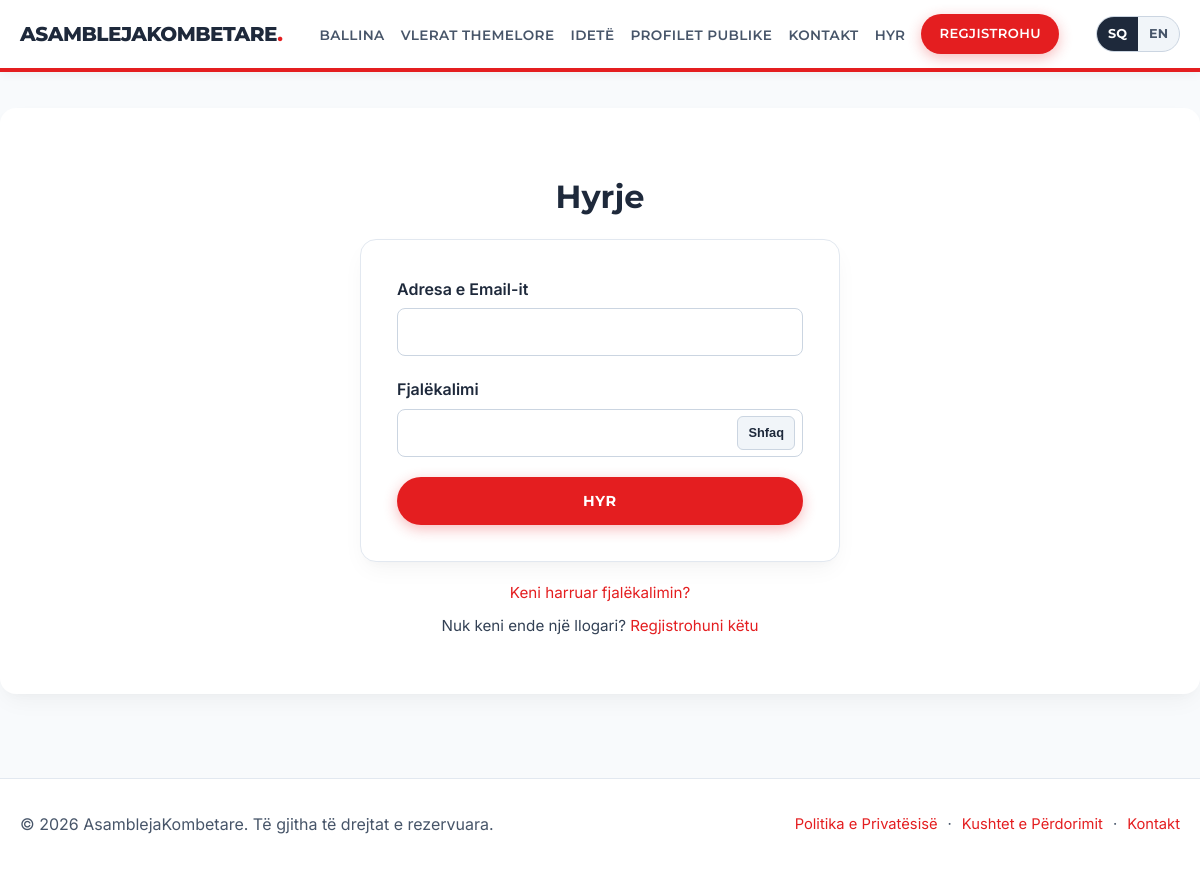
The page /login.php on the database its author committed.
### tables this page shows
CREATE TABLE IF NOT EXISTS `settings` (
  `id` int(11) NOT NULL AUTO_INCREMENT,
  `schema_version` int(11) NOT NULL DEFAULT 2,
  `site_title` varchar(255) NOT NULL DEFAULT 'AsamblejaKombetare',
  `site_description` text,
  `site_description_sq` text,
  `home_banner_text` varchar(255) DEFAULT 'Building Our National Future Together',
  `home_banner_text_sq` varchar(255) DEFAULT 'Ndërtojmë të Ardhmen Tonë Kombëtare Së Bashku',
  `join_us_btn` varchar(255) DEFAULT 'Join Us Now',
  `join_us_btn_sq` varchar(255) DEFAULT 'Bashkohuni Tani',
  `home_core_values_title` varchar(255) DEFAULT 'Our Core Values',
  `home_core_values_title_sq` varchar(255) DEFAULT 'Vlerat Tona Themelore',
  `home_core_values_text` text,
  `home_core_values_text_sq` text,
  `view_values_btn` varchar(255) DEFAULT 'View Core Values',
  `view_values_btn_sq` varchar(255) DEFAULT 'Shiko Vlerat Themelore',
  `home_latest_ideas_title` varchar(255) DEFAULT 'Latest Community Ideas',
  `home_latest_ideas_title_sq` varchar(255) DEFAULT 'Idetë e Fundit të Komunitetit',
  `view_ideas_btn` varchar(255) DEFAULT 'View All Ideas',
  `view_ideas_btn_sq` varchar(255) DEFAULT 'Shiko të Gjitha Idetë',
  `values_page_title` varchar(255) DEFAULT 'Our Core Values',
  `values_page_title_sq` varchar(255) DEFAULT 'Vlerat Tona Themelore',
  `values_page_text` text,
  `values_page_text_sq` text,
  `ideas_page_title` varchar(255) DEFAULT 'Community Ideas',
  `ideas_page_title_sq` varchar(255) DEFAULT 'Idetë e Komunitetit',
  `ideas_page_text` text,
  `ideas_page_text_sq` text,
  `submit_idea_btn` varchar(255) DEFAULT 'Submit an Idea',
  `submit_idea_btn_sq` varchar(255) DEFAULT 'Dërgo një Ide',
  `contact_page_title` varchar(255) DEFAULT 'Contact Us',
  `contact_page_title_sq` varchar(255) DEFAULT 'Na Kontaktoni',
  `contact_page_text` text,
  `contact_page_text_sq` text,
  `register_page_title` varchar(255) DEFAULT 'Register',
  `register_page_title_sq` varchar(255) DEFAULT 'Regjistrohu',
  `login_page_title` varchar(255) DEFAULT 'Login',
  `login_page_title_sq` varchar(255) DEFAULT 'Hyrje',
  `footer_text` varchar(255) DEFAULT 'All rights reserved.',
  `footer_text_sq` varchar(255) DEFAULT 'Të gjitha të drejtat e rezervuara.',
  `email_verification_subject` varchar(255) DEFAULT 'Verify your email for {site_title}',
  `email_verification_subject_sq` varchar(255) DEFAULT 'Verifikoni email-in tuaj për {site_title}',
  `email_verification_message` text,
  `email_verification_message_sq` text,
  `menu_home` varchar(255) DEFAULT 'Home',
  `menu_home_sq` varchar(255) DEFAULT 'Ballina',
  `menu_values` varchar(255) DEFAULT 'Core Values',
  `menu_values_sq` varchar(255) DEFAULT 'Vlerat Themelore',
  `menu_ideas` varchar(255) DEFAULT 'Ideas',
  `menu_ideas_sq` varchar(255) DEFAULT 'Idetë',
  `menu_profiles` varchar(255) DEFAULT 'Public Profiles',
  `menu_profiles_sq` varchar(255) DEFAULT 'Profilet Publike',
  `menu_contact` varchar(255) DEFAULT 'Contact',
  `menu_contact_sq` varchar(255) DEFAULT 'Kontakt',
  `menu_profile` varchar(255) DEFAULT 'Profile',
  `menu_profile_sq` varchar(255) DEFAULT 'Profili',
  `menu_admin` varchar(255) DEFAULT 'Admin Panel',
  `menu_admin_sq` varchar(255) DEFAULT 'Administrimi',
  `menu_logout` varchar(255) DEFAULT 'Logout',
  `menu_logout_sq` varchar(255) DEFAULT 'Dil',
  `menu_login` varchar(255) DEFAULT 'Login',
  `menu_login_sq` varchar(255) DEFAULT 'Hyr',
  `menu_register` varchar(255) DEFAULT 'Register',
  `menu_register_sq` varchar(255) DEFAULT 'Regjistrohu',
  PRIMARY KEY (`id`)
);

### login.php (the view, shortened to what the rows shown need)
<?php
require_once __DIR__ . '/includes/db.php';
?>
<!DOCTYPE html>
<html lang="<?= htmlspecialchars(current_lang(), ENT_QUOTES, 'UTF-8') ?>">
<head>
    <?php include __DIR__ . '/includes/head.php'; ?>
</head>
<body>
    <?php include __DIR__ . '/includes/header.php'; ?>
    <main id="main-content" class="container main-content">
        <h1 class="text-center"><?= htmlspecialchars($t_login_page_title, ENT_QUOTES, 'UTF-8') ?></h1>
        <form method="POST" action="login.php" class="auth-form">
            <div class="form-group">
            </div>
            <div class="form-group">
            </div>
            <button type="submit" class="btn" style="width: 100%;"><?= htmlspecialchars(__('login_btn'), ENT_QUOTES, 'UTF-8') ?></button>
        </form>
        <div class="auth-links">
            <p><a href="forgot_password.php"><?= htmlspecialchars(__('forgot_password_link'), ENT_QUOTES, 'UTF-8') ?></a></p>
            <p><?= htmlspecialchars(__('dont_have_account'), ENT_QUOTES, 'UTF-8') ?> <a href="register.php"><?= htmlspecialchars(__('register_here'), ENT_QUOTES, 'UTF-8') ?></a></p>
        </div>
    </main>
    <?php include __DIR__ . '/includes/footer.php'; ?>
</body>
</html>

### includes/header.php (shortened to what the rows shown need)
<header class="main-header">
    <div class="container header-container">
        <div class="logo">
            <a href="index.php"><span class="logo-text"><?= htmlspecialchars($t_site_title ?? 'AsamblejaKombetare', ENT_QUOTES, 'UTF-8') ?></span></a>
        </div>
        <nav id="primary-navigation" class="main-nav" aria-label="Primary">
            <ul>
                <li><a href="index.php"><?= htmlspecialchars($t_menu_home, ENT_QUOTES, 'UTF-8') ?></a></li>
                <li><a href="core_values.php"><?= htmlspecialchars($t_menu_values, ENT_QUOTES, 'UTF-8') ?></a></li>
                <li><a href="ideas.php"><?= htmlspecialchars($t_menu_ideas, ENT_QUOTES, 'UTF-8') ?></a></li>
                <li><a href="public_profiles.php"><?= htmlspecialchars($t_menu_profiles, ENT_QUOTES, 'UTF-8') ?></a></li>
                <li><a href="contact.php"><?= htmlspecialchars($t_menu_contact, ENT_QUOTES, 'UTF-8') ?></a></li>
                <?php if (!empty($_SESSION['user_id'])): ?>
                    <li><a href="profile.php"><?= htmlspecialchars($t_menu_profile, ENT_QUOTES, 'UTF-8') ?></a></li>
                    <?php if (($_SESSION['role'] ?? '') === 'admin'): ?>
                        <li><a href="admin/index.php"><?= htmlspecialchars($t_menu_admin, ENT_QUOTES, 'UTF-8') ?></a></li>
                    <?php endif; ?>
                    <li>
                        <form method="POST" action="logout.php" class="inline-logout-form">
                            <?= csrf_field() ?>
                            <button type="submit" class="btn-logout-link">
                                <?= htmlspecialchars($t_menu_logout, ENT_QUOTES, 'UTF-8') ?> (<?= htmlspecialchars((string)($_SESSION['username'] ?? ''), ENT_QUOTES, 'UTF-8') ?>)
                            </button>
                        </form>
                    </li>
                <?php else: ?>
                    <li><a href="login.php"><?= htmlspecialchars($t_menu_login, ENT_QUOTES, 'UTF-8') ?></a></li>
                    <li><a href="register.php" class="btn btn-nav-cta"><?= htmlspecialchars($t_menu_register, ENT_QUOTES, 'UTF-8') ?></a></li>
                <?php endif; ?>
            </ul>
        </nav>
    </div>
</header>

### includes/footer.php
<?php
$footer_prefix = $asset_prefix ?? ((strpos(str_replace('\\', '/', (string)($_SERVER['SCRIPT_NAME'] ?? '')), '/admin/') !== false) ? '../' : '');
?>
<footer class="main-footer">
    <div class="container footer-inner">
        <p>&copy; <?= date('Y') ?> <?= htmlspecialchars($t_site_title ?? 'AsamblejaKombetare', ENT_QUOTES, 'UTF-8') ?>. <?= htmlspecialchars($t_footer_text ?? __('All rights reserved.'), ENT_QUOTES, 'UTF-8') ?></p>
        <nav class="footer-links" aria-label="Legal">
            <a href="<?= htmlspecialchars($footer_prefix, ENT_QUOTES, 'UTF-8') ?>privacy.php"><?= htmlspecialchars(__('privacy_policy'), ENT_QUOTES, 'UTF-8') ?></a>
            <span aria-hidden="true">&middot;</span>
            <a href="<?= htmlspecialchars($footer_prefix, ENT_QUOTES, 'UTF-8') ?>terms.php"><?= htmlspecialchars(__('terms_of_use'), ENT_QUOTES, 'UTF-8') ?></a>
            <span aria-hidden="true">&middot;</span>
            <a href="<?= htmlspecialchars($footer_prefix, ENT_QUOTES, 'UTF-8') ?>contact.php"><?= htmlspecialchars($t_menu_contact ?? 'Contact', ENT_QUOTES, 'UTF-8') ?></a>
        </nav>
    </div>
</footer>

### rows shown on the page
settings: site_title "ASAMBLEJAKOMBETARE", menu_home_sq "BALLINA", menu_values_sq "VLERAT THEMELORE", menu_ideas_sq "IDETË", menu_profiles_sq "PROFILET PUBLIKE", menu_contact_sq "KONTAKT", menu_login_sq "HYR", menu_register_sq "REGJISTROHU", login_page_title_sq "Hyrje", site_title "AsamblejaKombetare", footer_text_sq "Të gjitha të drejtat e rezervuara.", menu_contact_sq "Kontakt"

### other values the page prints
__('email_label') "Adresa e Email-it"
__('password_label') "Fjalëkalimi"
__('show_password') "Shfaq"
__('login_btn') "HYR"
__('forgot_password_link') "Keni harruar fjalëkalimin?"
__('dont_have_account') "Nuk keni ende një llogari?"
__('register_here') "Regjistrohuni këtu"
__('privacy_policy') "Politika e Privatësisë"
__('terms_of_use') "Kushtet e Përdorimit"
